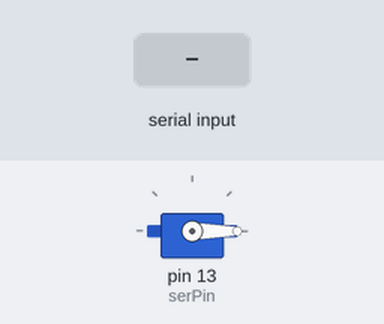
Recording of a sketch running on a simulated Arduino Uno, built with avr-gcc and run on an emulated ATmega328P. Shown: servo. Inputs (shaded band) come from the test bench.

Above: at 3.2 s.
3.3 s: "A" received over the second serial link
At 4.5 s:
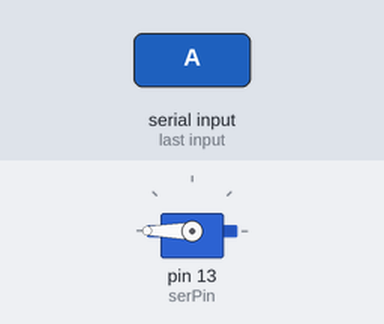
4.8 s: "F" received over the second serial link
At 5.6 s:
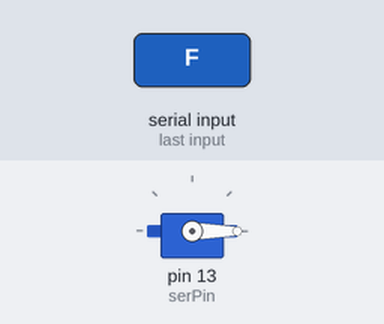
6.3 s: "a" received over the second serial link
At 6.8 s:
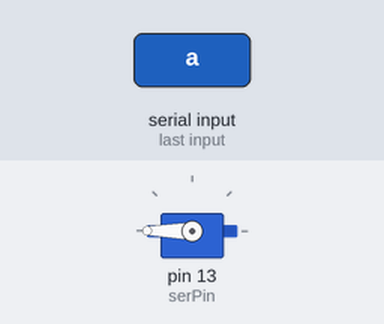
Timing chart, 0 to 9.3 s (numbered marks = the images above; inputs shaded):
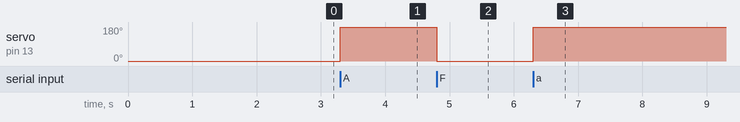

Measured:
- after the input at 3.3 s, servo on pin 13 (serPin): 0° → 180° at once
- after the input at 4.8 s, servo on pin 13 (serPin): 180° → 0° at once
- after the input at 6.3 s, servo on pin 13 (serPin): 0° → 180° at once

The sketch:

sketch_sep11a.ino
```cpp
//includi de bibliotecas para trabalhar com servo motor e modulo bluetooth
#include "SoftwareSerial.h"
#include <Servo.h>

//criando nova serial para bluetooth
SoftwareSerial bluetooth(2, 3); //TX, RX (Bluetooth)

//craindo novo objeto para servo motor
Servo servoPersiana;

const int serPin = 13; //constante para porta do servo
char incomingByte;      //varaivel para ler informacoes da porta serial


//carregando configuracoes do hardware
void setup() {
  //Inicializando serial bluetooth
  bluetooth.begin(9600);
  servoPersiana.attach(serPin);
  servoPersiana.write(0);
  delay(2000);
}

void loop() {
  //verifica se chegou alguma informaçao na porta
  if (bluetooth.available() > 0) {
    incomingByte = bluetooth.read();

    //abre persiana
    if ((incomingByte == 'A') || (incomingByte == 'a')) {
      AbrirFechar(180,"Abrindo");
    }

    //fecha persiana
    if ((incomingByte == 'F') || (incomingByte == 'f')) {
     AbrirFechar(0,"Fechar");
    }

  }
}

//metodo para fechar e abrir persiana
void AbrirFechar(int i, char msg[25]){
  servoPersiana.write(i);
  bluetooth.println(msg);
}

void erroMssg(){
  bluetooth.println("Erro Comando");
}
```
